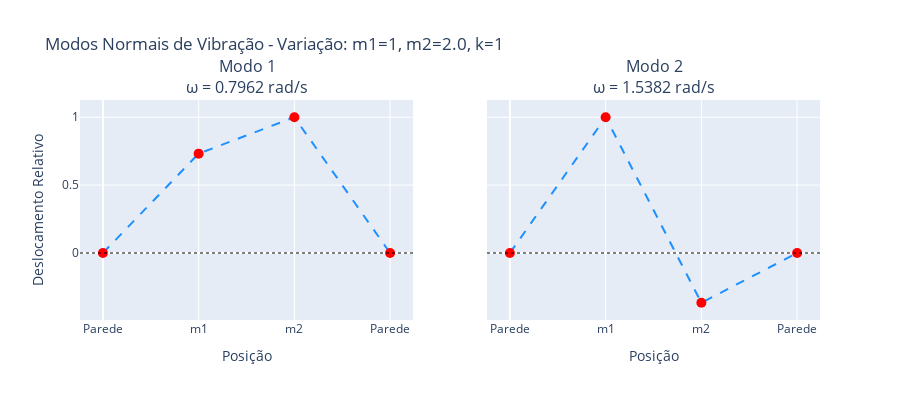
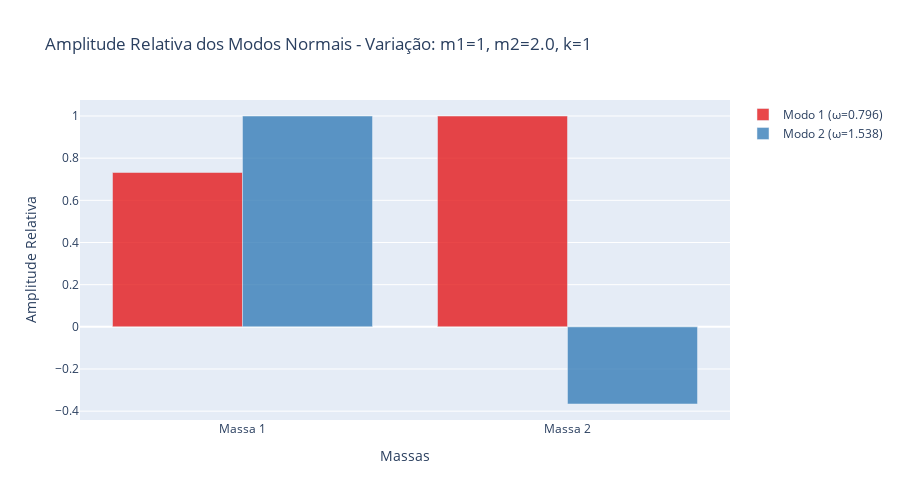
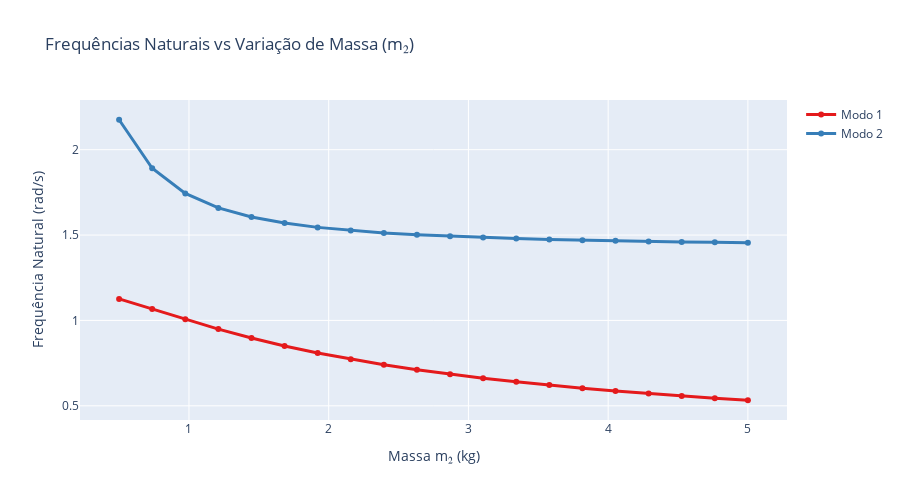
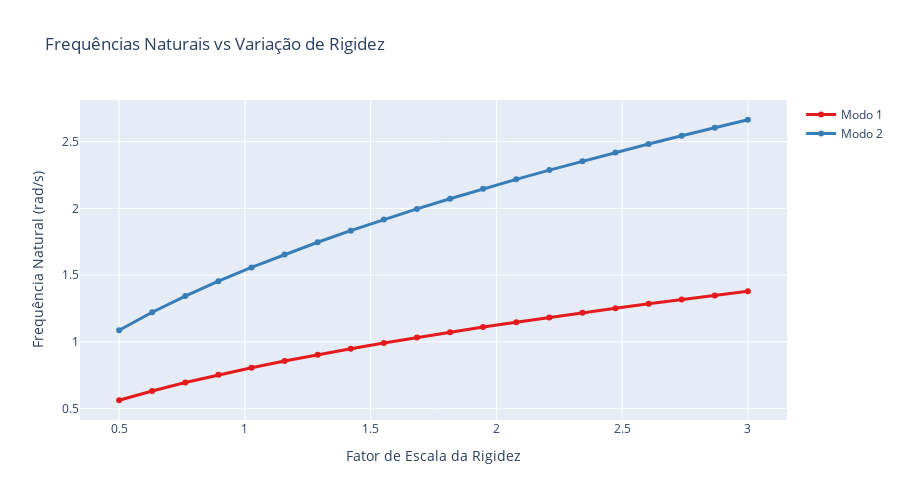

The cell these charts' notebook holds for them, in order:
### Markdown cell above
#### 1.2. Variando a Massa `m2`

Agora, vamos manter `m1 = 1 kg` e `k = 1 N/m` fixos, mas variar o valor de `m2` para observar o impacto nas frequências e nos modos.

### Code cell
# 1.2. Sistema de 2 massas - Variando m2
m1 = 1.0
k1, k2, k3 = 1.0, 1.0, 1.0
valores_m2 = [2.0, 5.0, 10.0]

for m2_teste in valores_m2:
    M = np.array([[m1, 0], [0, m2_teste]])
    K = np.array([[k1 + k2, -k2], [-k2, k2 + k3]])
    
    frequencias, modos = resolver_sistema(M, K)
    titulo = f"Variação: m1=1, m2={m2_teste}, k=1"
    imprimir_e_plotar_resultados(frequencias, modos, titulo)

    # Análises paramétricas
    print("\n=== ANÁLISES PARAMÉTRICAS ===")
    plotar_frequencias_vs_massa(M, K, indice_massa=1, titulo_massa="m₂")
    plotar_frequencias_vs_rigidez(M, K)

### Figure 1 — Plotly figure (JSON) as saved in the notebook; plotly's stock layout.template omitted (floating-point values rounded to 4 significant figures)
{"data": [{"line": {"color": "dodgerblue", "dash": "dash", "width": 2}, "marker": {"color": "red", "size": 10}, "mode": "lines+markers", "name": "Modo 1", "showlegend": false, "type": "scatter", "x": [0, 1, 2, 3], "xaxis": "x", "y": [0, 0.7321, 1, 0], "yaxis": "y"}, {"line": {"color": "dodgerblue", "dash": "dash", "width": 2}, "marker": {"color": "red", "size": 10}, "mode": "lines+markers", "name": "Modo 2", "showlegend": false, "type": "scatter", "x": [0, 1, 2, 3], "xaxis": "x2", "y": [0, 1, -0.366, 0], "yaxis": "y2"}], "layout": {"annotations": [{"font": {"size": 16}, "showarrow": false, "text": "Modo 1<br>ω = 0.7962 rad/s", "x": 0.225, "xanchor": "center", "xref": "paper", "y": 1, "yanchor": "bottom", "yref": "paper"}, {"font": {"size": 16}, "showarrow": false, "text": "Modo 2<br>ω = 1.5382 rad/s", "x": 0.775, "xanchor": "center", "xref": "paper", "y": 1, "yanchor": "bottom", "yref": "paper"}], "height": 400, "shapes": [{"line": {"color": "black", "dash": "dot"}, "opacity": 0.5, "type": "line", "x0": 0, "x1": 1, "xref": "x domain", "y0": 0, "y1": 0, "yref": "y"}, {"line": {"color": "black", "dash": "dot"}, "opacity": 0.5, "type": "line", "x0": 0, "x1": 1, "xref": "x2 domain", "y0": 0, "y1": 0, "yref": "y2"}], "showlegend": false, "title": {"text": "Modos Normais de Vibração - Variação: m1=1, m2=2.0, k=1"}, "xaxis": {"anchor": "y", "domain": [0, 0.45], "ticktext": ["Parede", "m1", "m2", "Parede"], "tickvals": [0, 1, 2, 3], "title": {"text": "Posição"}}, "xaxis2": {"anchor": "y2", "domain": [0.55, 1], "ticktext": ["Parede", "m1", "m2", "Parede"], "tickvals": [0, 1, 2, 3], "title": {"text": "Posição"}}, "yaxis": {"anchor": "x", "domain": [0, 1], "title": {"text": "Deslocamento Relativo"}}, "yaxis2": {"anchor": "x2", "domain": [0, 1], "matches": "y", "showticklabels": false}}}

### Figure 2 — Plotly figure (JSON) as saved in the notebook; plotly's stock layout.template omitted (floating-point values rounded to 4 significant figures)
{"data": [{"marker": {"color": "rgb(228,26,28)"}, "name": "Modo 1 (ω=0.796)", "opacity": 0.8, "type": "bar", "x": ["Massa 1", "Massa 2"], "y": [0.7321, 1]}, {"marker": {"color": "rgb(55,126,184)"}, "name": "Modo 2 (ω=1.538)", "opacity": 0.8, "type": "bar", "x": ["Massa 1", "Massa 2"], "y": [1, -0.366]}], "layout": {"barmode": "group", "height": 500, "hovermode": "x unified", "title": {"text": "Amplitude Relativa dos Modos Normais - Variação: m1=1, m2=2.0, k=1"}, "xaxis": {"title": {"text": "Massas"}}, "yaxis": {"title": {"text": "Amplitude Relativa"}}}}

### Figure 3 — Plotly figure (JSON) as saved in the notebook; plotly's stock layout.template omitted (floating-point values rounded to 4 significant figures)
{"data": [{"line": {"color": "rgb(228,26,28)", "width": 3}, "marker": {"size": 6}, "mode": "lines+markers", "name": "Modo 1", "type": "scatter", "x": [0.5, 0.7368, 0.9737, 1.211, 1.447, 1.684, 1.921, 2.158, 2.395, 2.632, 2.868, 3.105, 3.342, 3.579, 3.816, 4.053, 4.289, 4.526, 4.763, 5], "y": [1.126, 1.067, 1.007, 0.9491, 0.8967, 0.8501, 0.8089, 0.7724, 0.74, 0.7111, 0.6852, 0.6617, 0.6405, 0.6211, 0.6033, 0.5869, 0.5718, 0.5577, 0.5446, 0.5324]}, {"line": {"color": "rgb(55,126,184)", "width": 3}, "marker": {"size": 6}, "mode": "lines+markers", "name": "Modo 2", "type": "scatter", "x": [0.5, 0.7368, 0.9737, 1.211, 1.447, 1.684, 1.921, 2.158, 2.395, 2.632, 2.868, 3.105, 3.342, 3.579, 3.816, 4.053, 4.289, 4.526, 4.763, 5], "y": [2.175, 1.891, 1.744, 1.659, 1.606, 1.57, 1.545, 1.527, 1.512, 1.501, 1.493, 1.485, 1.479, 1.474, 1.47, 1.466, 1.463, 1.46, 1.457, 1.455]}], "layout": {"height": 500, "hovermode": "x unified", "title": {"text": "Frequências Naturais vs Variação de Massa (m₂)"}, "xaxis": {"title": {"text": "Massa m₂ (kg)"}}, "yaxis": {"title": {"text": "Frequência Natural (rad/s)"}}}}

### Figure 4 — Plotly figure (JSON) as saved in the notebook; plotly's stock layout.template omitted (floating-point values rounded to 4 significant figures)
{"data": [{"line": {"color": "rgb(228,26,28)", "width": 3}, "marker": {"size": 6}, "mode": "lines+markers", "name": "Modo 1", "type": "scatter", "x": [0.5, 0.6316, 0.7632, 0.8947, 1.026, 1.158, 1.289, 1.421, 1.553, 1.684, 1.816, 1.947, 2.079, 2.211, 2.342, 2.474, 2.605, 2.737, 2.868, 3], "y": [0.563, 0.6328, 0.6956, 0.7532, 0.8066, 0.8568, 0.9042, 0.9492, 0.9921, 1.033, 1.073, 1.111, 1.148, 1.184, 1.219, 1.252, 1.285, 1.317, 1.349, 1.379]}, {"line": {"color": "rgb(55,126,184)", "width": 3}, "marker": {"size": 6}, "mode": "lines+markers", "name": "Modo 2", "type": "scatter", "x": [0.5, 0.6316, 0.7632, 0.8947, 1.026, 1.158, 1.289, 1.421, 1.553, 1.684, 1.816, 1.947, 2.079, 2.211, 2.342, 2.474, 2.605, 2.737, 2.868, 3], "y": [1.088, 1.222, 1.344, 1.455, 1.558, 1.655, 1.747, 1.834, 1.917, 1.996, 2.073, 2.147, 2.218, 2.287, 2.354, 2.419, 2.483, 2.545, 2.605, 2.664]}], "layout": {"height": 500, "hovermode": "x unified", "title": {"text": "Frequências Naturais vs Variação de Rigidez"}, "xaxis": {"title": {"text": "Fator de Escala da Rigidez"}}, "yaxis": {"title": {"text": "Frequência Natural (rad/s)"}}}}
